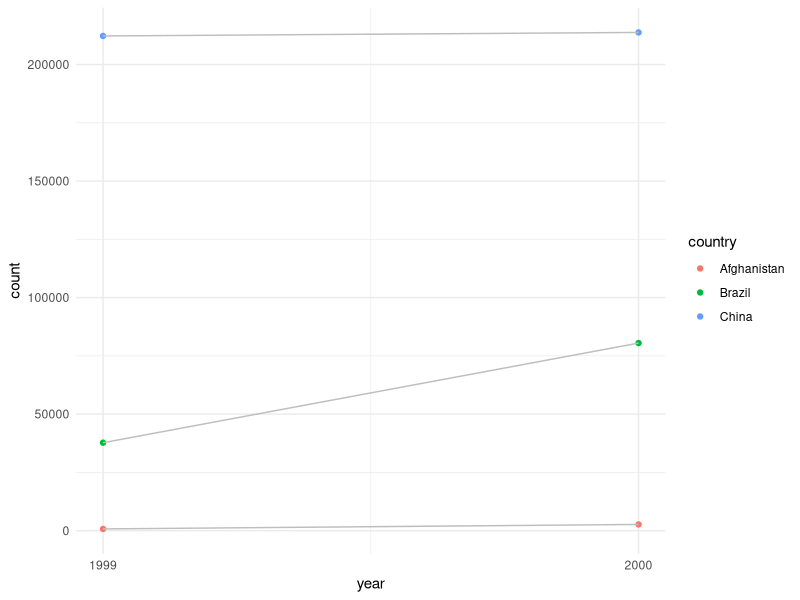

Write R code to recreate this figure. (Note: this script raises an error after producing the figure.)
## ---- chunk 1
knitr::opts_chunk$set(echo = TRUE)
## ---- chunk 2
library(tidyverse)
theme_set(theme_minimal())
## ---- chunk 3
t2_cases <- filter(table2, type == 'cases')%>%
  rename(cases = count)%>%
  arrange(country, year)

t2_population <- filter(table2, type == 'population')%>%
  rename(population = count)%>%
  arrange(country, year)

t2_cases_per_cap <- tibble(
  year = t2_cases$year,
  country = t2_cases$country,
  cases = t2_cases$cases,
  population = t2_population$population
)%>%
  mutate(cases_per_cap = cases/population)%>%
  select(country, year, cases_per_cap)


t2_cases_per_cap <- t2_cases_per_cap%>%
  mutate(type = 'cases_per_cap')%>%
  rename(count = cases_per_cap)

bind_rows(table2, t2_cases_per_cap)%>%
  arrange(country, year, type, count)

table4a
table4b

table4c <- tibble(
  country = table4a$country,
  `1999` = table4a[['1999']]/table4b[['1999']] * 10000,
  `2000` = table4a[['2000']]/table4b[['2000']] * 10000
)

table2 %>%
  filter(type == 'cases')%>%
  ggplot(aes(year, count))+
  geom_point(aes(color = country))+
  geom_line(aes(group = country), color = 'grey')+
  scale_x_continuous(breaks = unique(table2$year))
## ---- chunk 4
table4a%>%
  pivot_longer(c(`1999`, `2000`), names_to = 'year', values_to = 'cases')%>%
  left_join(table4b%>%
  pivot_longer(c(`1999`, `2000`), names_to = 'year', values_to = 'population'))

table4b%>%
  pivot_longer(c(`1999`, `2000`), names_to = 'year', values_to = 'population')
## ---- chunk 5
table2 %>%
  pivot_wider(names_from = type, values_from = count)
## ---- chunk 6
stocks <- tibble(
  year   = c(2015, 2015, 2016, 2016),
  half  = c(   1,    2,     1,    2),
  return = c(1.88, 0.59, 0.92, 0.17)
)

stocks%>%
  pivot_wider(names_from =year, values_from = return)%>%
  pivot_longer(`2015`:`2016`, names_to = "year", values_to = "return", names_ptypes = list(half = double(), year = integer(), return = double()))
?pivot_longer
## ---- chunk 7
table4a %>% 
  pivot_longer(c(1999, 2000), names_to = "year", values_to = "cases")
#> Error in inds_combine(.vars, ind_list): Position must be between 0 and n
## ---- chunk 8
people <- tribble(
  ~name,             ~names,  ~values,
  #-----------------|--------|------
  "Phillip Woods",   "age",       45,
  "Phillip Woods",   "height",   186,
  "Phillip Woods",   "age",       50,
  "Jessica Cordero", "age",       37,
  "Jessica Cordero", "height",   156
)

people%>%
  group_by(name, names)%>%
  mutate(obs = row_number())%>%
  pivot_wider(names_from = names, values_from = values)
## ---- chunk 9
preg <- tribble(
  ~pregnant, ~male, ~female,
  "yes",     NA,    10,
  "no",      20,    12
)
preg%>%
  pivot_longer(c(male, female), names_to = 'sex', values_to = 'count')
## ---- chunk 10
table3 %>%
  separate(rate, into = c('cases', 'population'), sep = "/", convert = TRUE)

table3 %>%
  separate(year, into = c( "century", "year"), sep = 2)

table5%>%
  unite(new, century, year, sep = '')
## ---- chunk 11
tibble(
  x = c("a, b, c", "d, e", "h, i, j")
)%>%
  separate(x, into = c("one", "two", "three"))
## ---- chunk 12
table3 %>%
  separate(rate, into = c('cases', 'population'), sep = "/", convert = TRUE)

table3 %>%
  extract(rate, into = c("cases", "population"), regex = "([0-9]+)\\/([0-9]+)")
## ---- chunk 13
stocks <- tibble(
  year   = c(2015, 2015, 2015, 2015, 2016, 2016, 2016),
  qtr    = c(   1,    2,    3,    4,    2,    3,    4),
  return = c(1.88, 0.59, 0.35,   NA, 0.92, 0.17, 2.66)
)

stocks %>%
  pivot_wider(names_from = year, values_from = return)%>%
  pivot_longer(cols = c(`2015`, `2016`), names_to = "year", values_to = "return",
               values_drop_na = TRUE)

stocks %>%
  complete(year, qtr)

treatment <- tribble(
  ~ person,           ~ treatment, ~response,
  "Derrick Whitmore", 1,           7,
  NA,                 2,           10,
  NA,                 3,           9,
  "Katherine Burke",  1,           4
)

treatment %>%
  fill(person, .direction = "down")
## ---- chunk 14
who1 <- who %>%
  pivot_longer(new_sp_m014:newrel_f65, names_to = 'key', values_to = 'cases', values_drop_na = TRUE)

who2 <- who1 %>%
  mutate(names_from = stringr::str_replace(key, "newrel", "new_rel"))


who3 <- who2 %>%
  separate(names_from, c("new", "type", "sexage"), sep = "_")

who3 %>%
  count(new)

who3 %>%
  group_by(country, iso2, iso3)%>%
  count(country)%>%
  View()

who3 %>%
  select(country, iso2, iso3)%>%
  distinct()%>%
  group_by(country)%>%
  filter(n() > 1)

who4 <- who3 %>%
  select(-new, -iso2, -iso3)

who5 <- who4 %>%
  separate(sexage, c('sex', 'age'), sep = 1)
## ---- chunk 15
who5%>%
  group_by(country, year, sex)%>%
  summarise(total_cases = sum(cases))%>%
  filter(year > 1995)%>%
  ggplot(aes(x = year, y = total_cases, color = country))+
  geom_line()+
  facet_wrap(~sex)+
  theme(legend.position = 'none')
